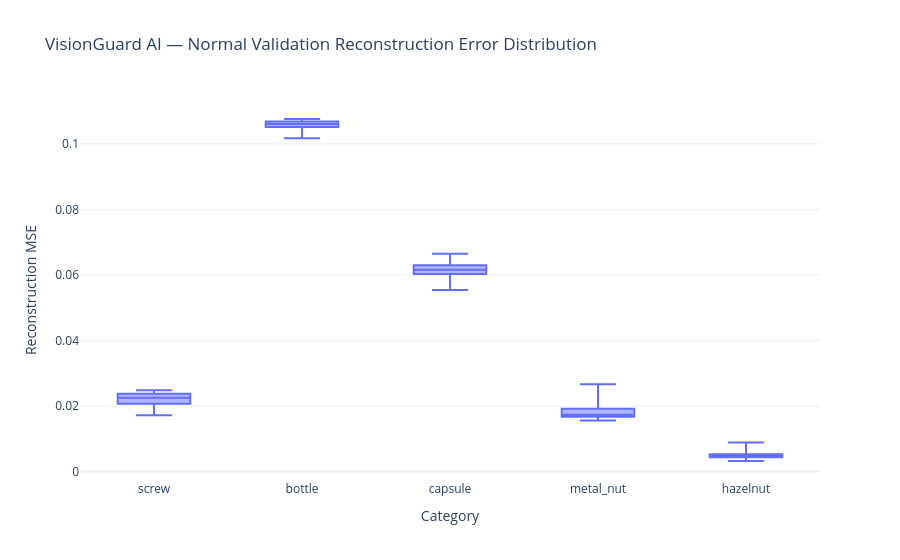

Write notebook code for a chart like this one.
### Markdown cell above
### Visualize normal validation score distributions

### Code cell
fig = px.box(
    validation_errors_df,
    x="Category",
    y="Reconstruction Error",
    points=False,
    title="VisionGuard AI — Normal Validation Reconstruction Error Distribution",
    template="plotly_white",
)
fig.update_layout(
    xaxis_title="Category",
    yaxis_title="Reconstruction MSE",
)
save_plotly_figure(fig, "VisionGuard AI — Normal Validation Reconstruction Error Distribution")
fig.show()

### Figure 1 — Plotly figure (JSON) as saved in the notebook; plotly's stock layout.template omitted (floating-point values rounded to 4 significant figures; data arrays with more than 128 entries replaced by an {"elided": "..."} marker saying what was removed)
{"data": [{"alignmentgroup": "True", "boxpoints": false, "hovertemplate": "Category=%{x}<br>Reconstruction Error=%{y}<extra></extra>", "legendgroup": "", "marker": {"color": "#636efa"}, "name": "", "notched": false, "offsetgroup": "", "orientation": "v", "showlegend": false, "type": "box", "x": {"elided": "137 str values"}, "x0": " ", "xaxis": "x", "y": {"elided": "137 float values"}, "y0": " ", "yaxis": "y"}], "layout": {"boxmode": "group", "legend": {"tracegroupgap": 0}, "title": {"text": "VisionGuard AI — Normal Validation Reconstruction Error Distribution"}, "xaxis": {"anchor": "y", "domain": [0, 1], "title": {"text": "Category"}}, "yaxis": {"anchor": "x", "domain": [0, 1], "title": {"text": "Reconstruction MSE"}}}}
